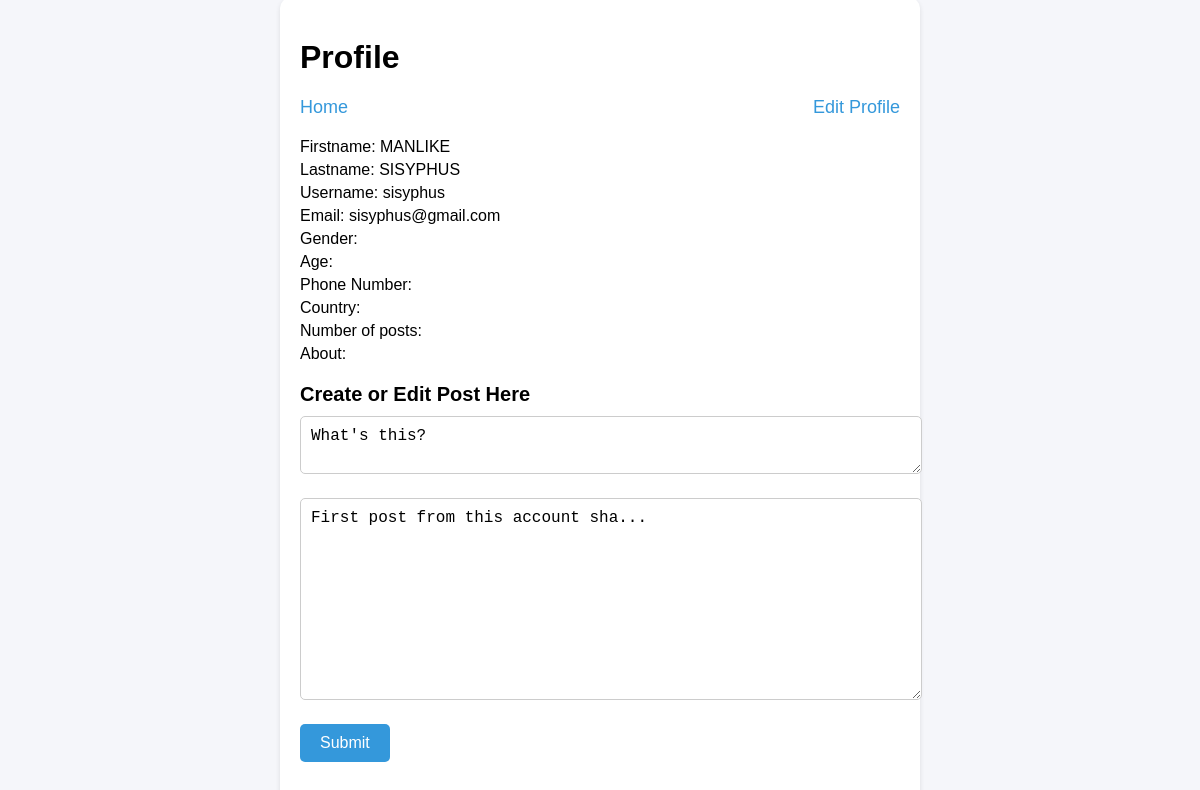
/post-edit/11/ (signed in), run on the app's committed database.
### CRUDAPP/models.py (models this page shows, shortened)
class Post(models.Model):
    post_title = models.CharField(max_length=400)
    post_body = models.TextField(null=True,)
    owner = models.ForeignKey(User, on_delete=models.CASCADE)
    date_posted = models.DateField(auto_now_add=True)

### CRUDAPP/views.py (the view, shortened to what this page needs)
# urls.py: path('post-edit/<int:id>/', views.post_edit),
@login_required
def post_edit(request, id):
    post = get_object_or_404(Post, id=id)
    context = {
        'post' : post,
    }
    return render(request,'profile.html', context)

### templates/profile.html (shortened to what this page needs)
{% load static %}
<!DOCTYPE html>
<html lang="en">
<head>
    <link rel="stylesheet" href="{% static 'css/profile.css' %}">
</head>
<body>
    <div class="profile-container">
        <h1>Profile</h1>
        <div class="links">
            <a href="/index/">Home</a>
            <a href="/edit-profile/">Edit Profile</a>
        </div>
        <div class="profile-info">
            <p>Firstname: {{ user.first_name }}</p>
            <p>Lastname: {{ user.last_name }}</p>
            <p>Username: {{ user.username }}</p>
            <p>Email: {{ user.email }}</p>
            <p>Gender: {{ user_bio.gender }}</p>
            <p>Age: {{ user_bio.age }}</p>
            <p>Phone Number: {{ user_bio.phone_num }}</p>
            <p>Country: {{ user_bio.country }}</p>
            <p>Number of posts: {{ posts_num }}</p>
            <p>About: {{ user_bio.about }}</p>
        </div>
        <div class="post-form-container">
            <h3>Create or Edit Post Here</h3>
            <form action="" method="POST">
                <div class="form-group">
                    <textarea name="post_title" placeholder="Post Title" rows="2" required>{% if post %}{{ post.post_title }}{% endif %}</textarea>
                </div>
                <div class="form-group">
                    <textarea name="post_body" placeholder="Post Content" rows="10" required>{% if post %}{{ post.post_body }}{% endif %}</textarea>
                </div>
                <div class="form-group">
                    <input class="submit-btn" type="submit" value="Submit">
                </div>
            </form>
        </div>
    </div>
</body>
</html>

### staticfiles/css/profile.css (style rules this page uses)
body { font-family: 'Arial', sans-serif; background: #f5f6fa; margin: 0; padding: 0; display: flex; justify-content: center; align-items: center; height: 100vh; }
.profile-container { background: #fff; padding: 20px; border-radius: 10px; box-shadow: 0 2px 5px rgba(0, 0, 0, 0.1); width: 600px; }
.links { display: flex; justify-content: space-between; margin-bottom: 20px; }
.links a { color: #3498db; text-decoration: none; font-size: 18px; }
.profile-info p { font-size: 16px; margin: 5px 0; }
.post-form-container { margin-top: 20px; }
.post-form-container h3 { font-size: 20px; margin-bottom: 10px; }
.form-group { margin-bottom: 20px; }
.form-group textarea { width: 100%; padding: 10px; border: 1px solid #ccc; border-radius: 5px; font-size: 16px; }
.submit-btn { background: #3498db; color: #fff; border: none; padding: 10px 20px; border-radius: 5px; cursor: pointer; font-size: 16px; }

### data on the page
Post: post_title "What's this?", post_body "First post from this account sha..."

### other printed values
{{ user.first_name }} "MANLIKE"
{{ user.last_name }} "SISYPHUS"
{{ user.username }} "sisyphus"
{{ user.email }} "sisyphus@gmail.com"
